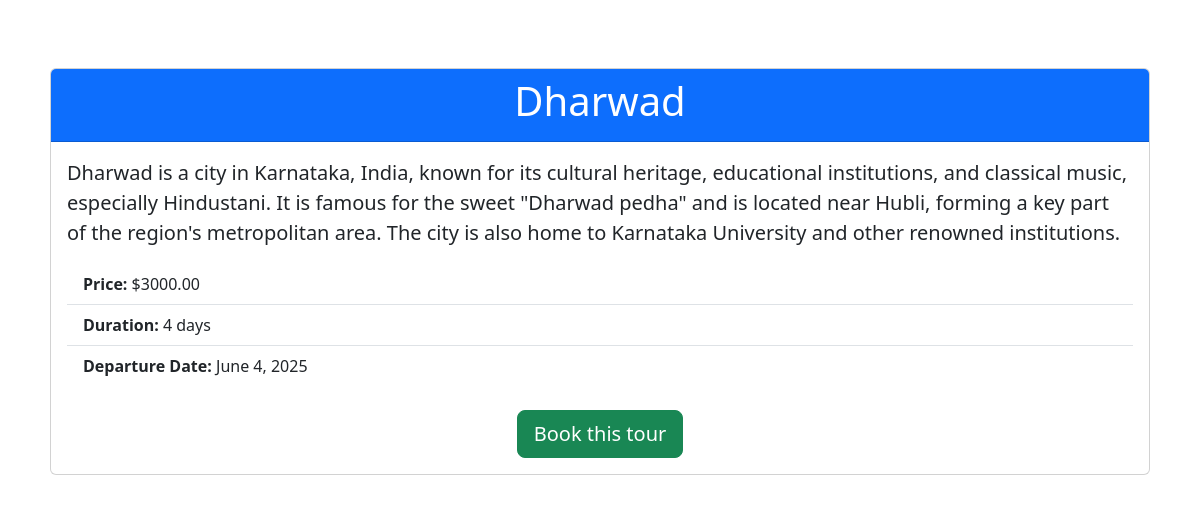
The page /tour-package/1/ on the database its author committed.
### travel/models.py (models this page shows, shortened)
class TourPackage(models.Model):
    destination = models.ForeignKey(Destination, on_delete=models.CASCADE)
    duration = models.PositiveIntegerField(help_text="Duration in days")
    departure_date = models.DateField()
    return_date = models.DateField()
    price = models.DecimalField(max_digits=10, decimal_places=2)

class Destination(models.Model):
    name = models.CharField(max_length=200)
    description = models.TextField()
    image = models.ImageField(upload_to='destination_images/')
    price_per_person = models.DecimalField(max_digits=10, decimal_places=2)

### travel/views.py (the view)
# urls.py: path('tour-package/<int:package_id>/', views.tour_package_detail, name='tour_package_detail'),
def tour_package_detail(request, package_id):
    tour_package = get_object_or_404(TourPackage, id=package_id)
    return render(request, 'travel/tour_package_detail.html', {'tour_package': tour_package})

### travel/templates/travel/tour_package_detail.html (shortened to what this page needs)
<!DOCTYPE html>
<html lang="en">
<head>
    <link href="https://cdn.jsdelivr.net/npm/bootstrap@5.3.0/dist/css/bootstrap.min.css" rel="stylesheet">
</head>
<body>
    <div class="container mt-5">
        <div class="card">
            <div class="card-header bg-primary text-white text-center">
                <h1>{{ tour_package.destination.name }}</h1>
            </div>
            <div class="card-body">
                <p class="lead">{{ tour_package.destination.description }}</p>
                <ul class="list-group list-group-flush">
                    <li class="list-group-item"><strong>Price:</strong> ${{ tour_package.price }}</li>
                    <li class="list-group-item"><strong>Duration:</strong> {{ tour_package.duration }} days</li>
                    <li class="list-group-item"><strong>Departure Date:</strong> {{ tour_package.departure_date }}</li>
                </ul>
                <div class="text-center mt-4">
                    <a href="{% url 'book_tour' tour_package.id %}" class="btn btn-success btn-lg">Book this tour</a>
                </div>
            </div>
        </div>
    </div>
</body>
</html>

### travel/templates/travel/tour_package_detail.html (style rules this page uses)
body { background: url('https://truthoftraveling.com/wp-content/uploads/2020/04/Truth-of-Traveling-Machu-Picchu-1-1-scaled.jpg') no-repeat center center fixed; background-size: cover; }
.container { background: rgba(255, 255, 255, 0.8); padding: 20px; border-radius: 10px; }

### rows shown on the page
TourPackage: destination.name "Dharwad", destination.description "Dharwad is a city in Karnataka, India, known for its cultural heritage, educational institutions, and classical music, especially Hindustani. It is famous for the sweet \"Dharwad pedha\" and is located near Hubli, forming a key part of the region's metropolitan area. The city is also home to Karnataka University and other renowned institutions.", price "3000.00", duration "4", departure_date "June 4, 2025"
